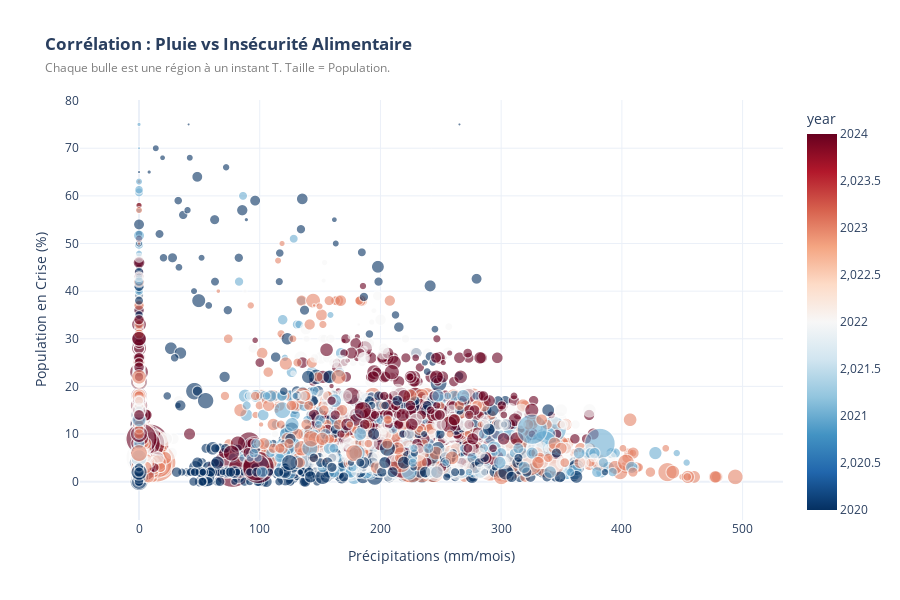

Notebook source saved alongside this figure:
### Code cell
# ==============================================================================
# 5. RELATION PLUIE vs FAIM (Scatter Plot Interactif)
# ==============================================================================
# Permet d'identifier les "anomalies" : régions avec beaucoup de pluie mais beaucoup de faim.
print("\nGeneration du Scatter Plot Interactif...")

# On filtre les données vides pour le graph
subset = df.dropna(subset=['target_pct', 'Rainfall_mm'])

fig = px.scatter(
    subset, 
    x="Rainfall_mm", 
    y="target_pct", 
    color="year",                 # Couleur par année pour voir l'évolution
    hover_name="admin2",          # Affiche le nom de la région au survol
    size="population",            # La taille du point dépend de la population totale
    size_max=40,
    opacity=0.6,
    color_continuous_scale="RdBu_r", # Rouge = Récent/Grave, Bleu = Ancien (ou inverse selon échelle)
    title="<b>Corrélation : Pluie vs Insécurité Alimentaire</b><br><span style='font-size:12px;color:grey'>Chaque bulle est une région à un instant T. Taille = Population.</span>"
)

fig.update_layout(
    template="plotly_white", 
    height=600,
    xaxis_title="Précipitations (mm/mois)",
    yaxis_title="Population en Crise (%)"
)
fig.show()

### Figure 1 — Plotly figure (JSON) as saved in the notebook; plotly's stock layout.template omitted (floating-point values rounded to 4 significant figures; data arrays with more than 128 entries replaced by an {"elided": "..."} marker saying what was removed)
{"data": [{"hovertemplate": "<b>%{hovertext}</b><br><br>Rainfall_mm=%{x}<br>target_pct=%{y}<br>population=%{marker.size}<br>year=%{marker.color}<extra></extra>", "hovertext": {"elided": "3871 str values"}, "legendgroup": "", "marker": {"color": {"elided": "3871 int values"}, "coloraxis": "coloraxis", "opacity": 0.6, "size": {"elided": "3871 float values"}, "sizemode": "area", "sizeref": 2328.0, "symbol": "circle"}, "mode": "markers", "name": "", "showlegend": false, "type": "scattergl", "x": {"elided": "3871 float values"}, "xaxis": "x", "y": {"elided": "3871 float values"}, "yaxis": "y"}], "layout": {"coloraxis": {"colorbar": {"title": {"text": "year"}}, "colorscale": [[0, "rgb(5,48,97)"], [0.1, "rgb(33,102,172)"], [0.2, "rgb(67,147,195)"], [0.3, "rgb(146,197,222)"], [0.4, "rgb(209,229,240)"], [0.5, "rgb(247,247,247)"], [0.6, "rgb(253,219,199)"], [0.7, "rgb(244,165,130)"], [0.8, "rgb(214,96,77)"], [0.9, "rgb(178,24,43)"], [1, "rgb(103,0,31)"]]}, "height": 600, "legend": {"itemsizing": "constant", "tracegroupgap": 0}, "title": {"text": "<b>Corrélation : Pluie vs Insécurité Alimentaire</b><br><span style='font-size:12px;color:grey'>Chaque bulle est une région à un instant T. Taille = Population.</span>"}, "xaxis": {"anchor": "y", "domain": [0, 1], "title": {"text": "Précipitations (mm/mois)"}}, "yaxis": {"anchor": "x", "domain": [0, 1], "title": {"text": "Population en Crise (%)"}}}}
